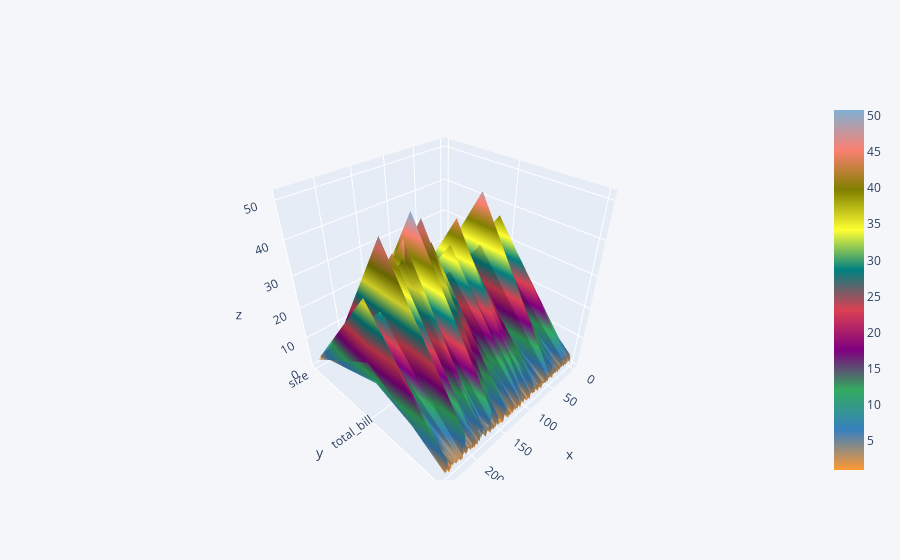

This figure's notebook cell:
### Code cell
df2[['size','total_bill','tip']].iplot(kind='surface')

### Figure 1 — Plotly figure (JSON) as saved in the notebook; plotly's stock layout.template omitted (floating-point values rounded to 4 significant figures; data arrays with more than 128 entries replaced by an {"elided": "..."} marker saying what was removed)
{"data": [{"colorscale": [[0, "rgb(255, 153, 51)"], [0.1111, "rgb(55, 128, 191)"], [0.2222, "rgb(50, 171, 96)"], [0.3333, "rgb(128, 0, 128)"], [0.4444, "rgb(219, 64, 82)"], [0.5556, "rgb(0, 128, 128)"], [0.6667, "rgb(255, 255, 51)"], [0.7778, "rgb(128, 128, 0)"], [0.8889, "rgb(251, 128, 114)"], [1, "rgb(128, 177, 211)"]], "type": "surface", "x": {"elided": "244 int values"}, "y": ["size", "total_bill", "tip"], "z": {"elided": "3x244 float values"}}], "layout": {"legend": {"bgcolor": "#F5F6F9", "font": {"color": "#4D5663"}}, "paper_bgcolor": "#F5F6F9", "plot_bgcolor": "#F5F6F9", "title": {"font": {"color": "#4D5663"}}, "xaxis": {"gridcolor": "#E1E5ED", "showgrid": true, "tickfont": {"color": "#4D5663"}, "title": {"font": {"color": "#4D5663"}, "text": ""}, "zerolinecolor": "#E1E5ED"}, "yaxis": {"gridcolor": "#E1E5ED", "showgrid": true, "tickfont": {"color": "#4D5663"}, "title": {"font": {"color": "#4D5663"}, "text": ""}, "zerolinecolor": "#E1E5ED"}}}
